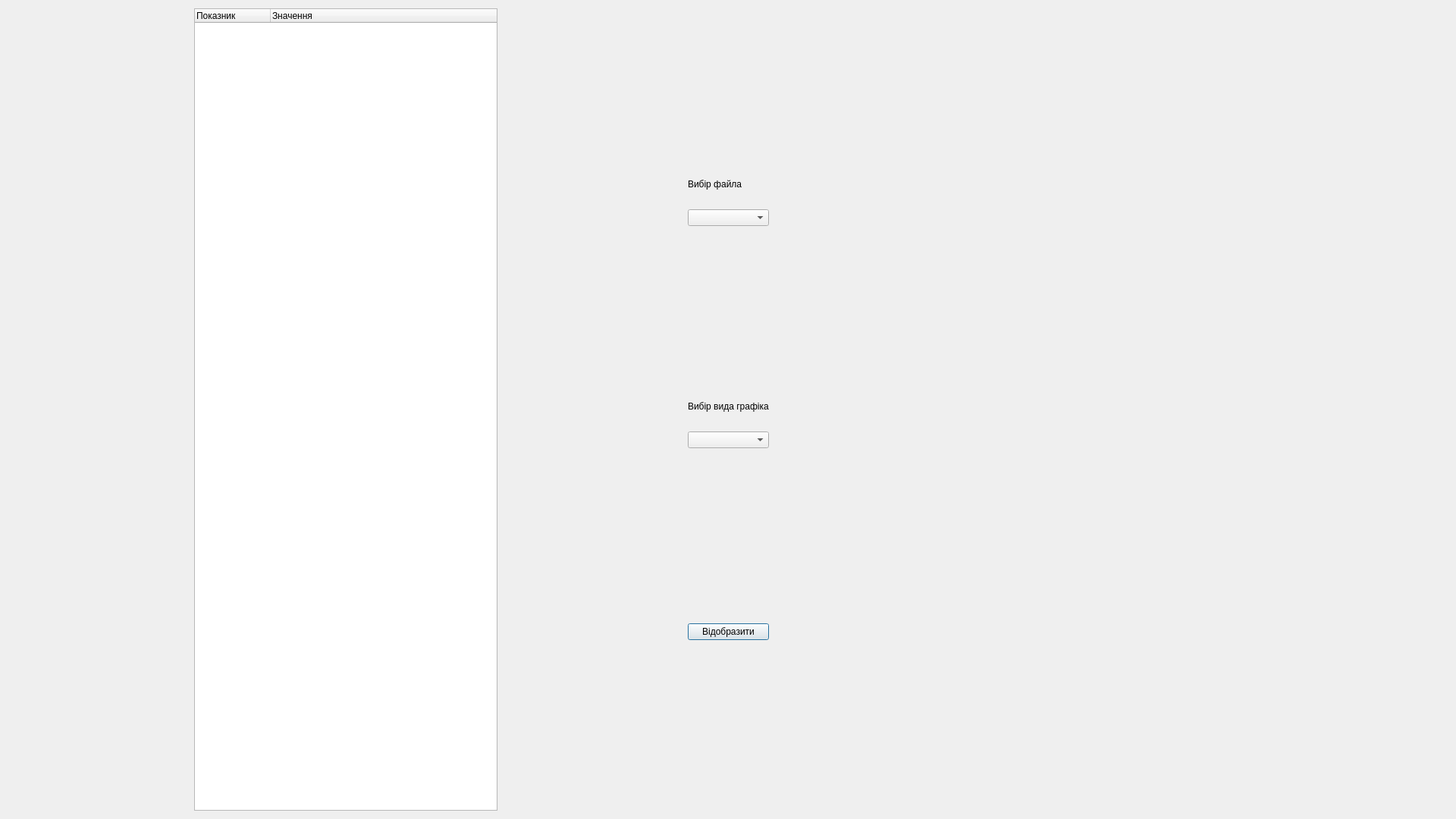
<?xml version="1.0" encoding="UTF-8"?>
<ui version="4.0">
 <class>AnalysisResultDialog</class>
 <widget class="QDialog" name="AnalysisResultDialog">
  <property name="geometry">
   <rect>
    <x>0</x>
    <y>0</y>
    <width>1920</width>
    <height>1080</height>
   </rect>
  </property>
  <property name="windowTitle">
   <string>Результати аналізу</string>
  </property>
  <layout class="QHBoxLayout" name="mainLayout">
   <item>
    <spacer name="horizontalSpacer_3">
     <property name="orientation">
      <enum>Qt::Horizontal</enum>
     </property>
     <property name="sizeHint" stdset="0">
      <size>
       <width>40</width>
       <height>20</height>
      </size>
     </property>
    </spacer>
   </item>
   <item>
    <widget class="QTreeWidget" name="treeWidget">
     <property name="minimumSize">
      <size>
       <width>400</width>
       <height>200</height>
      </size>
     </property>
     <column>
      <property name="text">
       <string>Показник</string>
      </property>
     </column>
     <column>
      <property name="text">
       <string>Значення</string>
      </property>
     </column>
    </widget>
   </item>
   <item>
    <spacer name="horizontalSpacer">
     <property name="orientation">
      <enum>Qt::Horizontal</enum>
     </property>
     <property name="sizeHint" stdset="0">
      <size>
       <width>50</width>
       <height>20</height>
      </size>
     </property>
    </spacer>
   </item>
   <item>
    <layout class="QVBoxLayout" name="controlLayout">
     <item>
      <spacer name="verticalSpacer_2">
       <property name="orientation">
        <enum>Qt::Vertical</enum>
       </property>
       <property name="sizeHint" stdset="0">
        <size>
         <width>20</width>
         <height>40</height>
        </size>
       </property>
      </spacer>
     </item>
     <item>
      <widget class="QLabel" name="labelFile">
       <property name="text">
        <string>Вибір файла</string>
       </property>
      </widget>
     </item>
     <item>
      <spacer name="verticalSpacer_3">
       <property name="orientation">
        <enum>Qt::Vertical</enum>
       </property>
       <property name="sizeType">
        <enum>QSizePolicy::Fixed</enum>
       </property>
       <property name="sizeHint" stdset="0">
        <size>
         <width>20</width>
         <height>20</height>
        </size>
       </property>
      </spacer>
     </item>
     <item>
      <widget class="QComboBox" name="fileComboBox"/>
     </item>
     <item>
      <spacer name="verticalSpacer_5">
       <property name="orientation">
        <enum>Qt::Vertical</enum>
       </property>
       <property name="sizeHint" stdset="0">
        <size>
         <width>20</width>
         <height>20</height>
        </size>
       </property>
      </spacer>
     </item>
     <item>
      <widget class="QLabel" name="labelChart">
       <property name="text">
        <string>Вибір вида графіка</string>
       </property>
      </widget>
     </item>
     <item>
      <spacer name="verticalSpacer">
       <property name="orientation">
        <enum>Qt::Vertical</enum>
       </property>
       <property name="sizeType">
        <enum>QSizePolicy::Fixed</enum>
       </property>
       <property name="sizeHint" stdset="0">
        <size>
         <width>20</width>
         <height>20</height>
        </size>
       </property>
      </spacer>
     </item>
     <item>
      <widget class="QComboBox" name="chartComboBox"/>
     </item>
     <item>
      <spacer name="verticalSpacer_4">
       <property name="orientation">
        <enum>Qt::Vertical</enum>
       </property>
       <property name="sizeHint" stdset="0">
        <size>
         <width>20</width>
         <height>40</height>
        </size>
       </property>
      </spacer>
     </item>
     <item>
      <widget class="QPushButton" name="drawButton">
       <property name="text">
        <string>Відобразити</string>
       </property>
      </widget>
     </item>
     <item>
      <spacer name="verticalSpacer_6">
       <property name="orientation">
        <enum>Qt::Vertical</enum>
       </property>
       <property name="sizeHint" stdset="0">
        <size>
         <width>20</width>
         <height>40</height>
        </size>
       </property>
      </spacer>
     </item>
    </layout>
   </item>
   <item>
    <spacer name="horizontalSpacer_2">
     <property name="orientation">
      <enum>Qt::Horizontal</enum>
     </property>
     <property name="sizeHint" stdset="0">
      <size>
       <width>50</width>
       <height>20</height>
      </size>
     </property>
    </spacer>
   </item>
   <item>
    <widget class="QChartView" name="chartView" native="true">
     <property name="minimumSize">
      <size>
       <width>400</width>
       <height>200</height>
      </size>
     </property>
    </widget>
   </item>
   <item>
    <spacer name="horizontalSpacer_4">
     <property name="orientation">
      <enum>Qt::Horizontal</enum>
     </property>
     <property name="sizeHint" stdset="0">
      <size>
       <width>40</width>
       <height>20</height>
      </size>
     </property>
    </spacer>
   </item>
  </layout>
 </widget>
 <customwidgets>
  <customwidget>
   <class>QChartView</class>
   <extends>QWidget</extends>
   <header>QtCharts/QChartView</header>
   <container>1</container>
  </customwidget>
 </customwidgets>
 <resources/>
 <connections/>
</ui>
